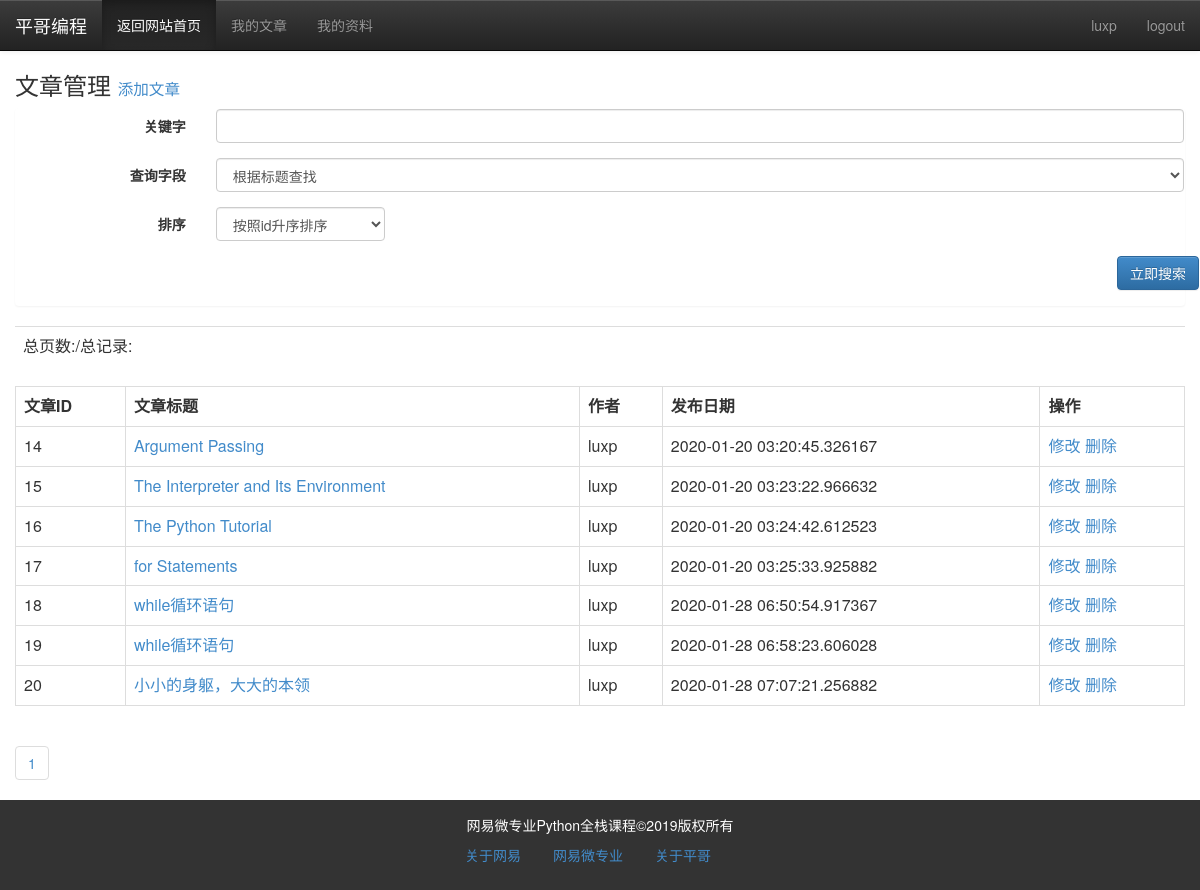
The page /member/article/list (signed in) on the database its author committed.
### models.py (models this page shows)
class Article(db.Model):
    id = db.Column(db.Integer, primary_key=True)
    title = db.Column(db.String)
    thumb = db.Column(db.String)
    intro = db.Column(db.String)
    content = db.Column(db.Text)
    author = db.Column(db.String)
    pubdate = db.Column(db.DateTime, default=datetime.utcnow)
    cate_id = db.Column(db.Integer, db.ForeignKey("category.cate_id"))

### member/article.py (the view)
@member_app.route("/article/list/<int:page>", methods=['get', "post"])
@member_app.route("/article/list", defaults={"page":1},methods=['get', "post"])
def article_list(page):
    if request.method == "POST":
        q = request.form['q']
        condition = {request.form['field']:q}
        if request.form['field'] == "title":
            condition = Article.title.like('%%%s%%' % q)
        else:
            condition = Article.content.like('%%%s%%' % q)
        if request.form['order'] == "1":
            order = Article.id.asc()
        else:
            order = Article.id.desc()
        res = Article.query.filter(Article.author==session['user'])\
                                .filter(condition) \
                                .order_by(order)\
                                .paginate(page, 10)
    else:
        res = Article.query.filter(Article.author==session['user']).paginate(page,10)
    articles = res.items
    pageList = res.iter_pages()
    return render_template("member/article/article_list.html", articles=articles,
                           pageList=pageList
                           )

### app.py (called while the page is built)
@app.context_processor
def account():
    username = session.get('user')
    return {"username":username}

@app.context_processor
def getCateList():
    cates = Category.query.all()
    return {"cates":cates}

### libs.py (called while the page is built)
def login_required(func):
    @wraps(func)
    def decorator_nest(*args, **kwargs):
        if not "user" in session:
            return redirect(url_for("login"))
        else:
            print(func)
            return func(*args, **kwargs)
    return decorator_nest

### member/member_app.py (called while the page is built)
@member_app.before_request
@login_required
def is_login():
    print(session['user'])

### templates/member/article/article_list.html (shortened to what this page needs)
{% extends "member/member_base.html" %}
{% block content %}
		<div class="container-fluid">
			<div class="row">
				<div class="col-md-12">
                    <h3>文章管理
                    <small>
                            <a href="{{ url_for("member_app.article_post") }}">
                                添加文章
                            </a>
                        </small>
                    </h3>
                    <div class="panel">
                        <form action=""  method="post" class="form-horizontal" >
                            <div class="form-group">
                                <label for="q" class="col-xs-2 control-label">关键字</label>
                                <div class="col-xs-10">
                                    <input type="text" name="q" class="form-control">
                                </div>
                            </div>
                            <div class="form-group">
                                <label for="field" class="col-xs-2 control-label">查询字段</label>
                                <div class="col-xs-10">
                                    <select name="field" class="form-control">
                                        <option value="title">根据标题查找</option>
                                    </select>
                                </div>
                            </div>
                            <div class="form-group">
                                <label for="排序" class="col-xs-2 control-label">排序</label>
                                <div class="col-xs-2">
                                   <select name="order" class="form-control">
                                        <option value="1" checked>按照id升序排序</option>
                                    </select>
                                </div>
                            </div>
                            <div class="form-group ">
                                <input type="submit" name="search" class="btn btn-primary pull-right" value="立即搜索">
                            </div>
                        </form>
                    </div>
                    <table class="table">
                        <tr>
                            <td>总页数:{{ pages }}/总记录:{{ total }}</td>
                        </tr>
                    </table>
					<table class="table table-bordered ">
                        <tr>
                            <th>文章ID</th>
                            <th>文章标题</th>
                            <th>作者</th>
                            <th>发布日期</th>
                            <th>操作</th>
                        </tr>
                        {% for article in articles %}
                        <tr>
                            <td>{{ article.id }}</td>
                            <td><a href="{{ url_for("article_app.view", article_id=article.id) }}">{{ article.title }}</a></td>
                            <td>{{ article.author }}</td>
                            <td>{{ article.pubdate }}</td>
                            <td>
                                <a href="{{ url_for("member_app.article_edit", article_id=article.id) }}">修改</a>
                                <a href="{{ url_for("member_app.article_delete", article_id=article.id) }}">删除</a>
                            </td>
                        </tr>
                        {% endfor %}
                    </table>
					<ul class="pagination">
                        {% for page in pageList %}
                            {% if page!=None %}
						<li><a href="{{ url_for("member_app.article_list", page=page) }}">{{ page }}</a></li>
                            {% else %}
                            <li><a href="#">...</a></li>
                            {% endif %}
						{% endfor %}
					</ul>
				</div>
				</div>
			</div>
{% endblock %}

### templates/member/member_base.html (shortened to what this page needs)
{% block head %}
    <head>
        <link rel="stylesheet" type="text/css" href="{{ url_for("static", filename="css/bootstrap.css") }}"/>
	    <link rel="stylesheet" type="text/css" href="{{ url_for("static", filename="css/bootstrap-theme.css") }}"/>
	</head>
{%  endblock %}
{%  block nav %}
      <nav class="navbar navbar-default navbar-fixed-top navbar-inverse">
			<div class="navbar-header">
				<a href="" class="navbar-brand">平哥编程</a>
			</div>
			<div class="collapse navbar-collapse" id="navmenu">
				<ul class="nav navbar-nav" >
					    <li class="active"><a href="{{ url_for("index") }}">返回网站首页</a></li>
                        <li><a href="{{ url_for("member_app.article_list") }}">我的文章</a></li>
                        <li><a href="{{ url_for("member_app.userEdit") }}">我的资料</a></li>
                </ul>
                <ul class="nav navbar-nav pull-right">
                       <li><a href="#">{{ username }}</a></li>
                       <li><a href="{{ url_for("logout") }}">logout</a></li>
                </ul>
			</div>
		</nav>
{% endblock %}
{% block content %}{%  endblock %}
{% block footer %}
          <footer>
			<div class="container-fluid">
				<div class="row">
					<div class="col-md-12">
						网易微专业Python全栈课程&copy;2019版权所有
					</div>
				</div>
			</div>
			<nav >
				<ul class="nav nav-pills   ">
					<li><a href="">关于网易</a></li>
					<li><a href="">网易微专业</a></li>
					<li><a href="">关于平哥</a></li>
				</ul>
			</nav>
		</footer>
{% endblock %}

### templates/member/member_base.html (style rules this page uses)
footer { padding: 15px; background: #333; text-align: center; color: #fff; }
footer nav { margin: auto; width: 300px; }

### rows shown on the page
Article: id "14", title "Argument Passing", author "luxp", pubdate "2020-01-20 03:20:45.326167"
Article: id "15", title "The Interpreter and Its Environment", author "luxp", pubdate "2020-01-20 03:23:22.966632"
Article: id "16", title "The Python Tutorial", author "luxp", pubdate "2020-01-20 03:24:42.612523"
Article: id "17", title "for Statements", author "luxp", pubdate "2020-01-20 03:25:33.925882"
Article: id "18", title "while循环语句", author "luxp", pubdate "2020-01-28 06:50:54.917367"
Article: id "19", title "while循环语句", author "luxp", pubdate "2020-01-28 06:58:23.606028"
Article: id "20", title "小小的身躯，大大的本领", author "luxp", pubdate "2020-01-28 07:07:21.256882"

### other values the page prints
{{ username }} "luxp"
{{ page }} "1"
